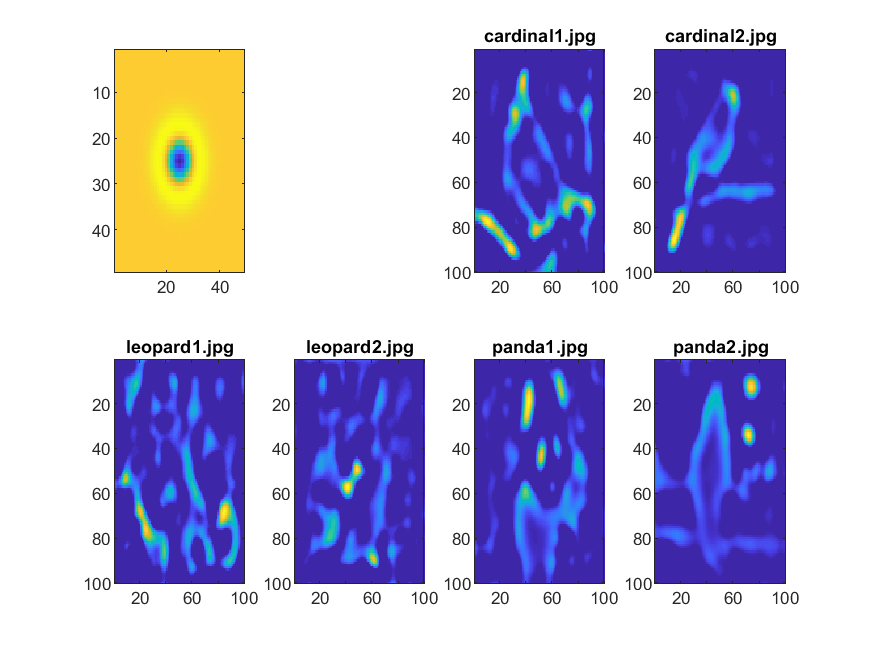
%> input picture CS 1674/gol6-hw2/different_animals_similar.png, 875 x 656 px
$ octave --eval "result = energy_image(imread('different_animals_similar.png'));"   (GNU Octave 9; MATLAB toolbox functions it lacks are replaced by stand-ins)
%> lines starting %> are read from the running program, lines starting %| are printed output that depends on the picture
%Function [energyImage, Ix, Iy] = energy_image(im) - to compute the energy at each pixel using the magnitude of the x and y gradients.
function [energyImage, Ix, Iy] = energy_image(im)
    im = double(rgb2gray(im));
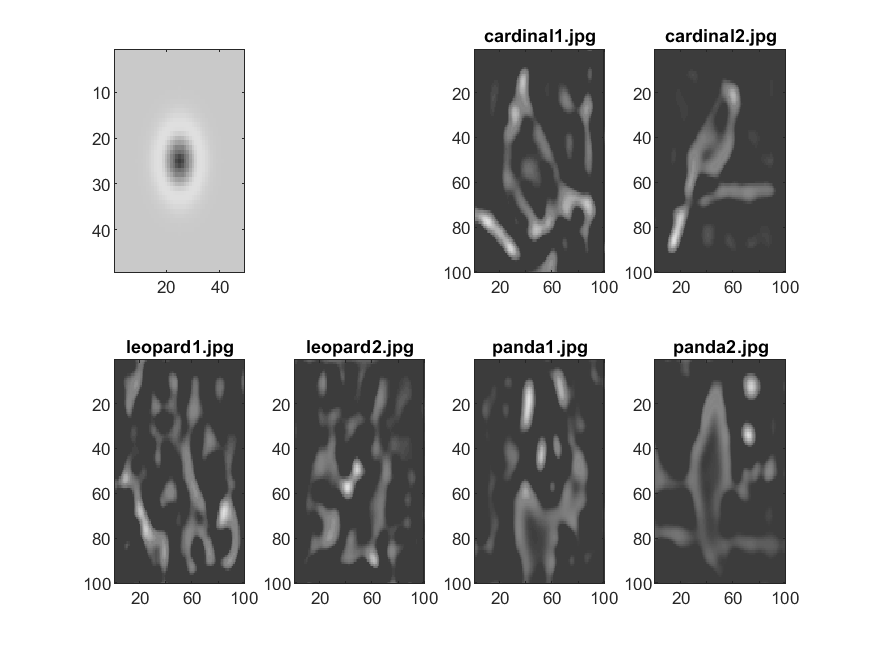
%> im: size 656x875 double; min 0, max 255, mean 192.4
    %filter from class
    v_gradient = [1 0 -1; 2 0 -2; 1 0 -1];
    h_gradient = transpose(v_gradient);

    Ix = imfilter(im, h_gradient);
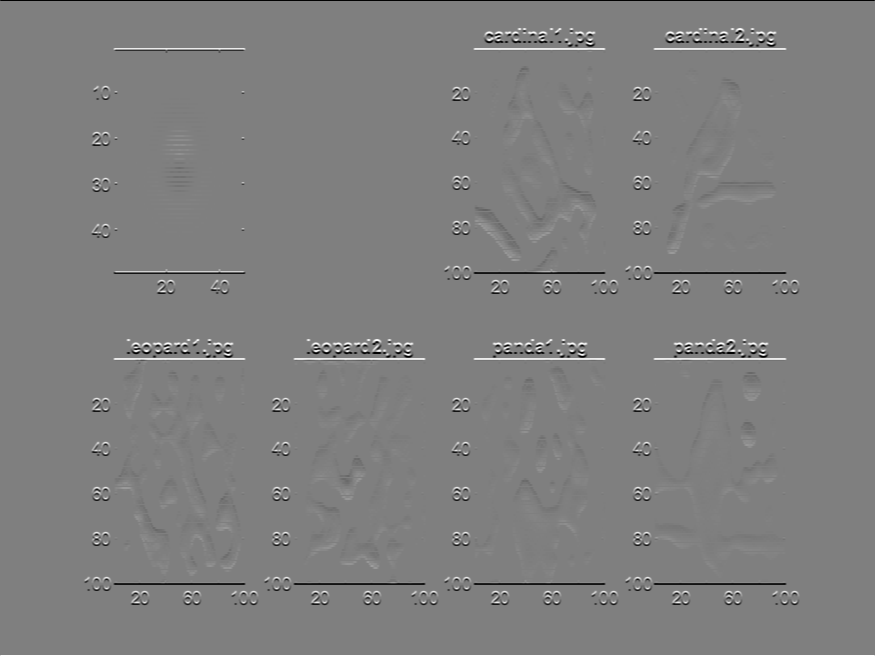
%> Ix: size 656x875 double; min -1020, max 1020, mean 0; drawn with min black and max white
    Iy = imfilter(im, v_gradient);
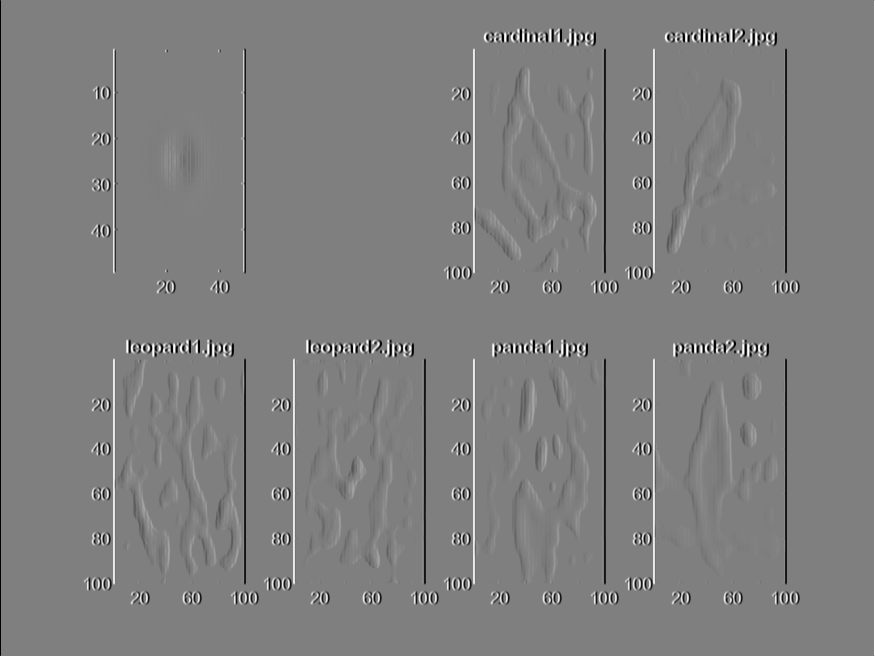
%> Iy: size 656x875 double; min -1020, max 1020, mean 0; mean of the top-left, top-right, bottom-left and bottom-right quarters -2.3, 2.3, -2.3, 2.2; drawn with min black and max white
    %energyImage is computed similar to equation 1 in the paper, but using L2 norm: sqrt((dI/dx)^2+(dI/dy)^2).
    energyImage = sqrt((Ix .^ 2) + (Iy .^ 2));
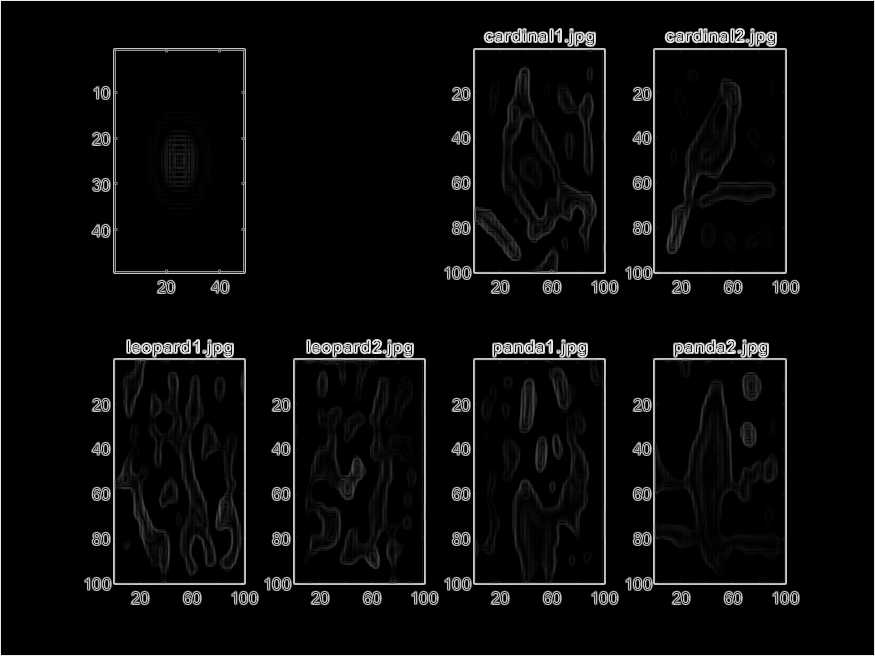
%> energyImage: size 656x875 double; min 0, max 1120.8, mean 50; drawn with min black and max white
end

$ run again, on CS 1674/gol6-hw2/hybrid.png
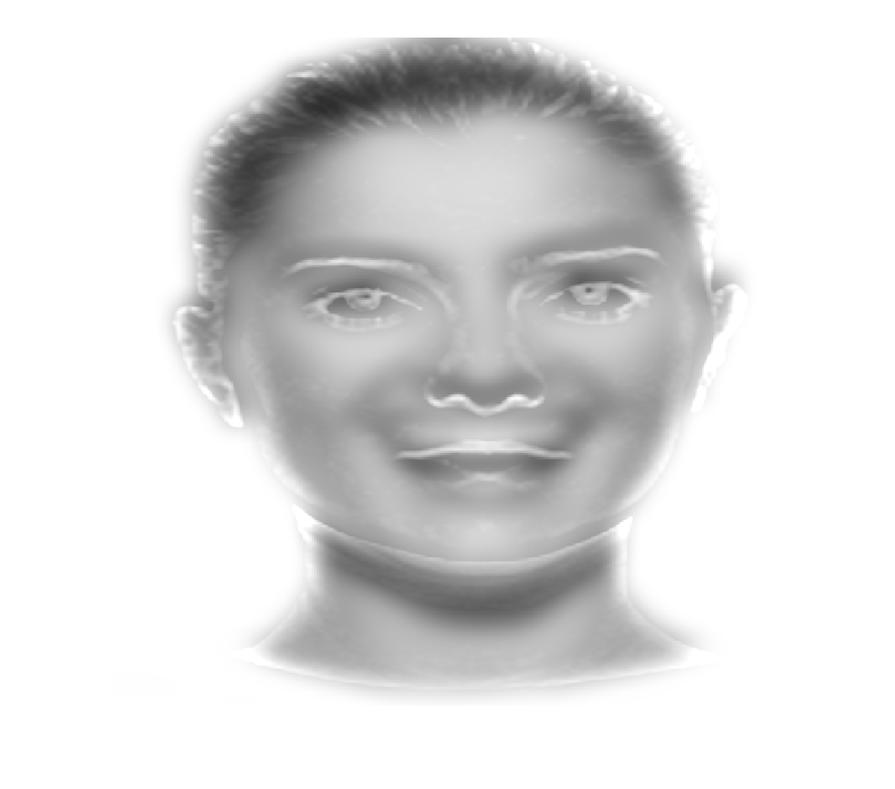
%> input picture CS 1674/gol6-hw2/hybrid.png, 895 x 789 px, shrunk from 1072 x 945 before the run
%> in energy_image, `Ix = imfilter(im, h_gradient);`:
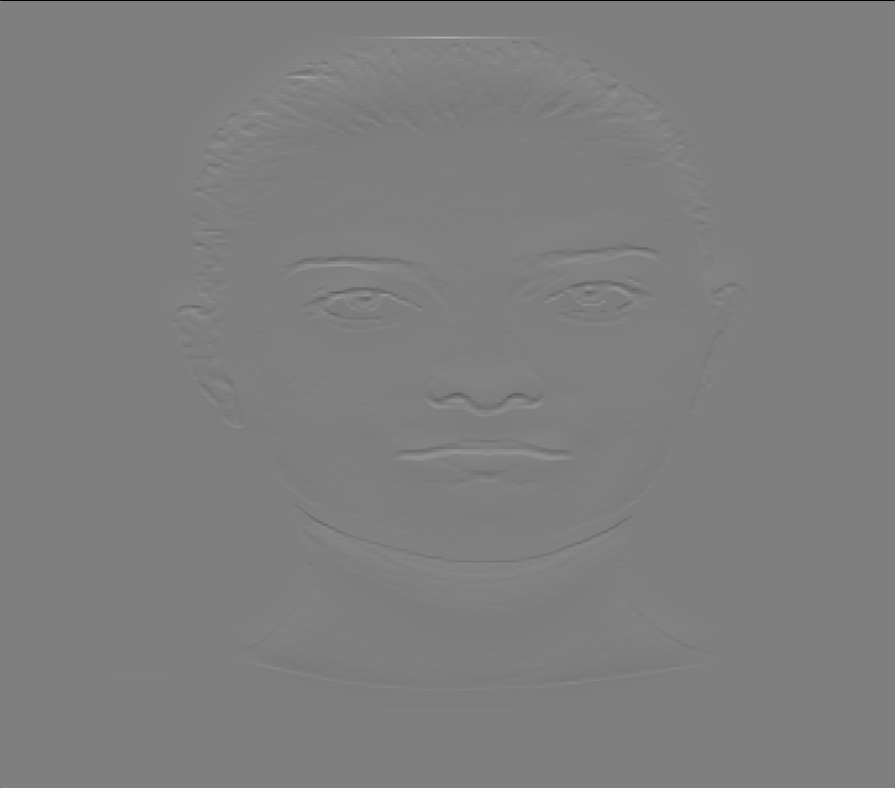
%> Ix: size 789x895 double; min -1020, max 1020, mean 0; drawn with min black and max white
%> in energy_image, `energyImage = sqrt((Ix .^ 2) + (Iy .^ 2));`:
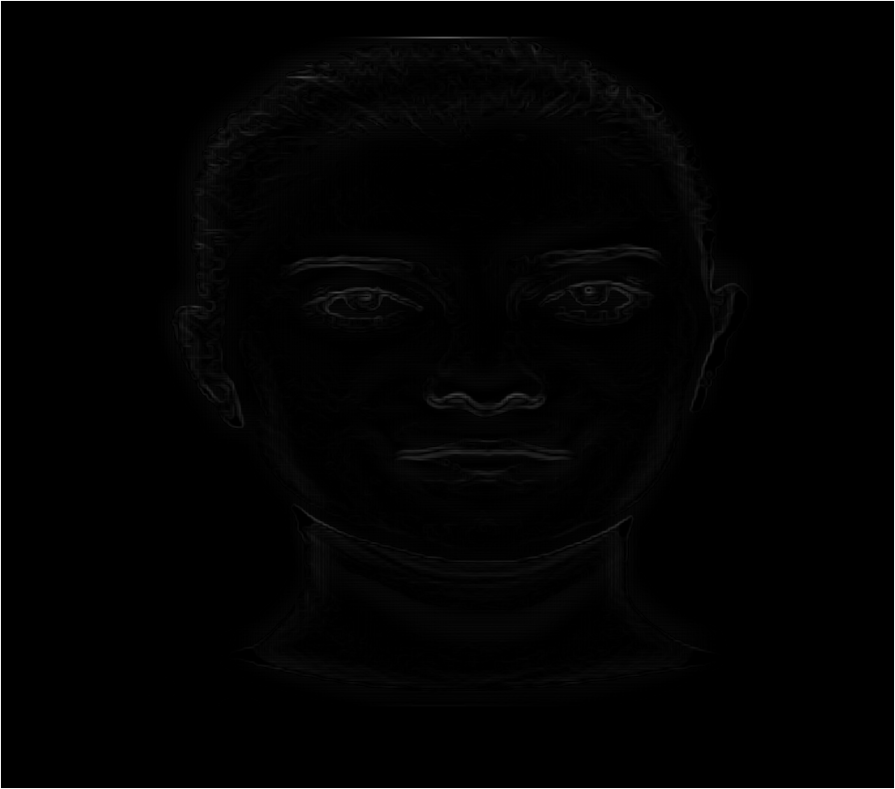
%> energyImage: size 789x895 double; min 0, max 1081.9, mean 12.8; drawn with min black and max white

$ run again, on CS 1674/gol6-hw2/mall_energy.png
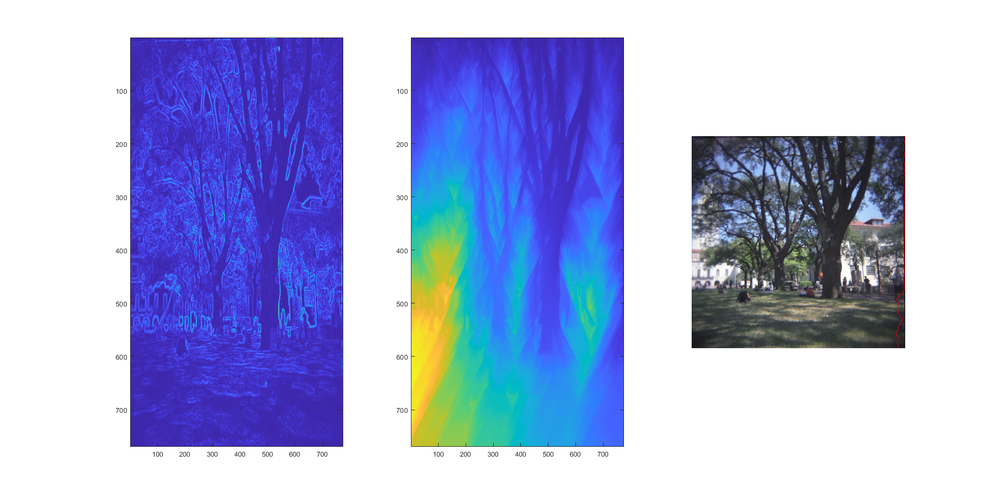
%> input picture CS 1674/gol6-hw2/mall_energy.png, 1000 x 502 px, shrunk from 1920 x 963 before the run
%> in energy_image, `Iy = imfilter(im, v_gradient);`:
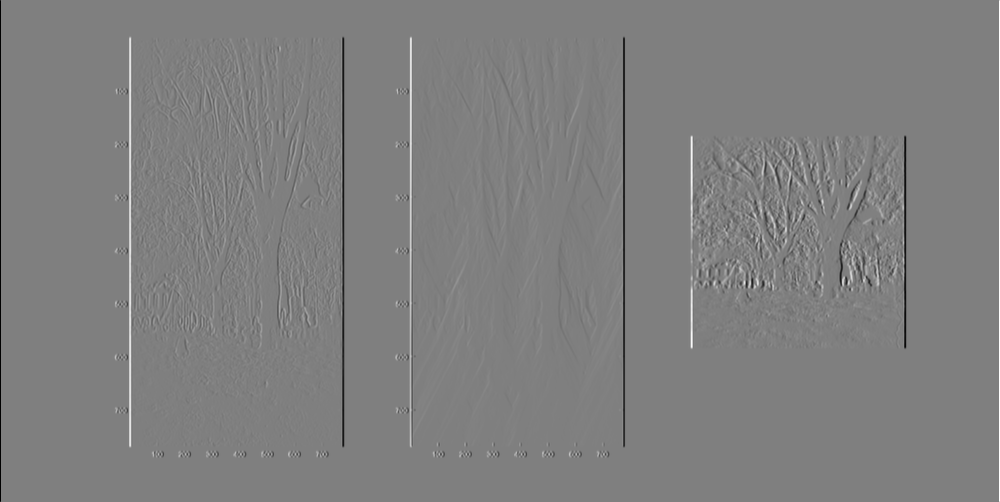
%> Iy: size 502x1000 double; min -1020, max 1020, mean 0; mean of the top-left, top-right, bottom-left and bottom-right quarters 0, 0, -0.4, 0.4; drawn with min black and max white
%> in energy_image, `energyImage = sqrt((Ix .^ 2) + (Iy .^ 2));`:
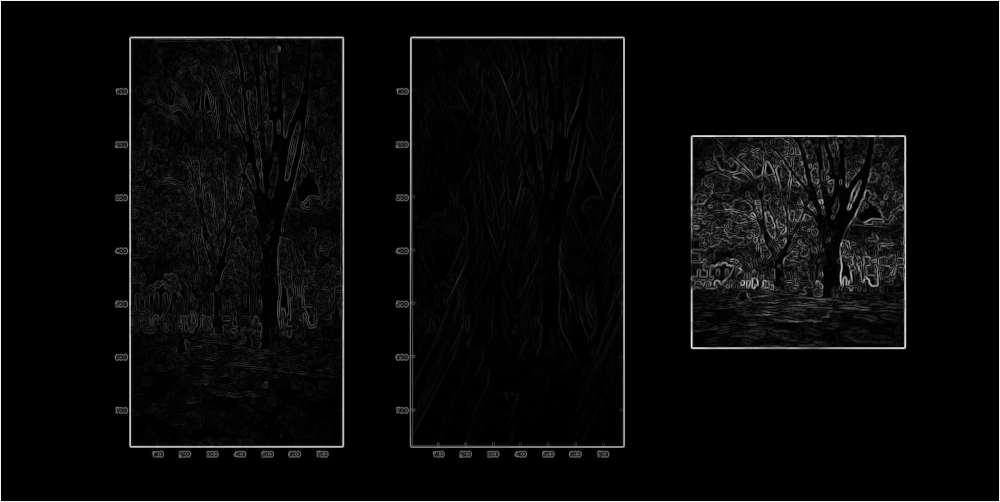
%> energyImage: size 502x1000 double; min 0, max 1081.9, mean 38.3; drawn with min black and max white
